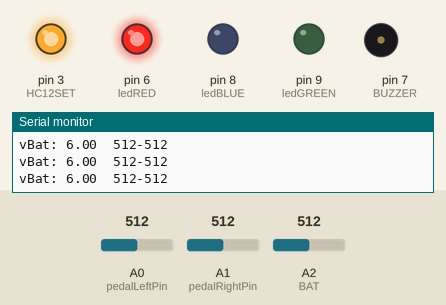
The sketch below on a simulated Arduino Uno, built with avr-gcc and run on an emulated ATmega328P. Shown: output pins drawn as LEDs (lit = HIGH), buzzer (waves = sounding, pin HIGH), the last lines printed to the serial monitor. The inputs (shaded band) are chosen by the test bench; at power-on: A2 (BAT) = 512, A0 (pedalLeftPin) = 512, A1 (pedalRightPin) = 512. The modem accepts every AT command (registered, SIM ready, sends succeed) and sends nothing else.

Above: at 1.6 s.
1.7 s: A2 (BAT) set to 631
3.2 s: A2 (BAT) set to 652
At 3.7 s:
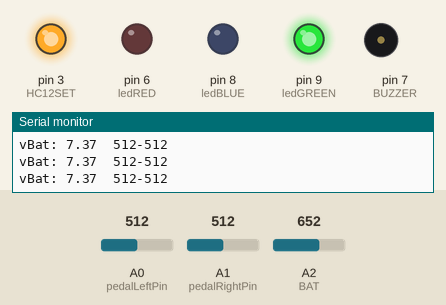
4.7 s: A2 (BAT) set to 511
At 5.1 s:
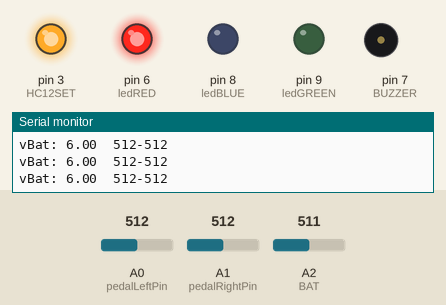
6.2 s: A2 (BAT) set to 716
At 6.8 s:
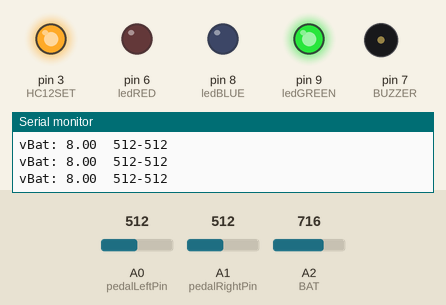
Timing chart, 0 to 8.7 s (numbered marks = the images above; inputs shaded):
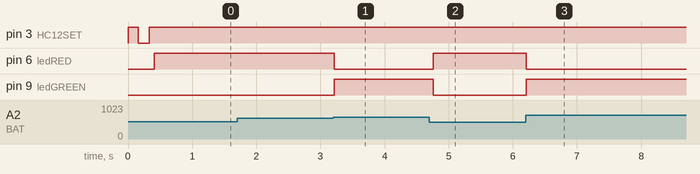

The sketch:

HC12Pedals.ino
```cpp
#include <SoftwareSerial.h>

#define HC12RXD 5                     // "RXD" Pin on HC12
#define HC12TXD 4                     // "TXD" Pin on HC12
#define HC12SET 3                     // "SET" Pin on HC12

#define BAT A2
float vBat = 0;

#define ledRED 6
#define ledBLUE 8
#define ledGREEN 9

#define BUZZER 7


// Software Serial ports Rx and Tx are opposite the HC12 Rx and Tx
// Create Software Serial Port for HC12
SoftwareSerial HC12(HC12TXD, HC12RXD);

#define pedalLeftPin A0
#define pedalRightPin A1

String pedalLeft = "", pedalRight = "", msg = "";

void setup(void) {

  pedalLeft.reserve(128);                   // Reserve 64 bytes for Serial message input
  pedalRight.reserve(128);                  // Reserve 64 bytes for HC12 message input
  msg.reserve(128);
  pinMode(HC12SET, OUTPUT);                  // Output High for Transparent / Low for Command
  pinMode(ledRED, OUTPUT);
  pinMode(ledBLUE, OUTPUT);
  pinMode(ledGREEN, OUTPUT);
  pinMode(BUZZER, OUTPUT);
  pinMode(pedalLeftPin, INPUT);
  pinMode(pedalRightPin, INPUT);
  pinMode(BAT, INPUT);

  Serial.begin(115200);                           // Open serial port to computer
  digitalWrite(HC12SET, HIGH); // Enter Transparent mode
  delay(80);                      // 80 ms delay before operation per datasheet
  HC12.begin(9600);               // Open software serial port to HC12
  delay(80);
  digitalWrite(HC12SET, LOW);
  delay(80);
  HC12.write("AT+C100");
  delay(80);
  digitalWrite(HC12SET, HIGH);
  delay(80);
}

void loop(void) {


  vBat = (2 * analogRead(BAT) * (5.0 / 1023.0)) + 1;
  if(vBat > 8.2) vBat = 8.2;

  if(vBat < 7.25) {
  digitalWrite(ledRED, HIGH);
  digitalWrite(ledBLUE, LOW);
  digitalWrite(ledGREEN, LOW);
  //digitalWrite(BUZZER, HIGH);
  }
  else if(vBat >= 7.25) {
    digitalWrite(ledGREEN, HIGH);
    digitalWrite(ledBLUE, LOW);
    digitalWrite(ledRED, LOW);
    digitalWrite(BUZZER, LOW);

  }
  Serial.print("vBat: "); Serial.print(vBat);  Serial.print("\t");

  msg = String(analogRead(pedalRightPin)) + "-" + String(analogRead(pedalLeftPin));
  HC12.println(msg);
  Serial.println(msg);

  delay(80);

}
```

Measured:
- the behaviour switches between 639 and 640 on A2 (BAT) (found by bisection; images 0 and 1)
- after the input at 3.2 s, pin 6 (ledRED): HIGH → LOW at once; pin 9 (ledGREEN): LOW → HIGH at once
- after the input at 4.7 s, pin 6 (ledRED): LOW → HIGH after 0.06 s; pin 9 (ledGREEN): HIGH → LOW after 0.06 s
- after the input at 6.2 s, pin 6 (ledRED): HIGH → LOW at once; pin 9 (ledGREEN): LOW → HIGH at once
